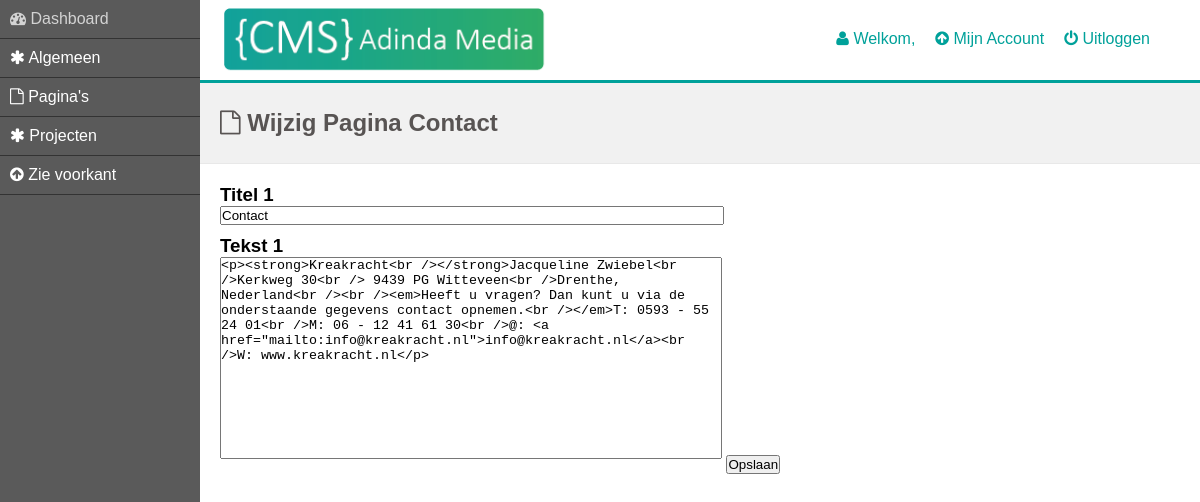
The app's page /kreakracht.nl/public_html/cms/EditContact.php (signed in) with its own data.
### tables this page shows
CREATE TABLE IF NOT EXISTS `contact` (
  `paginaID` int(11) NOT NULL,
  `kop1` varchar(100) DEFAULT NULL,
  `text1` longtext
);

### kreakracht.nl/public_html/cms/EditContact.php (the view, shortened to what this page needs)
<?php
include ('db_include.php');
				?>
<?php
if ($conn === FALSE)
{
	echo "<p>Unable to connect to the database server.</p>" . "<p>Error code " . mysqli_errno() . ": " . mysqli_error() . "</p>";
} else
{
	$TableName = "contact";
	$SQLstring = "SELECT * FROM $TableName";
	$sql = mysqli_query($conn, $SQLstring);
	$Message = mysqli_fetch_array($sql);
	if ($Message === FALSE)
	{
		echo "Unable to execute the query." . "Error code " . mysqli_errno($conn) . ": " . mysqli_error($conn) . "";
	} else if (mysqli_num_rows($sql) == 0)
	{
		$value1 = "Geen gegevens";
		$value2 = "Geen gegevens";
	} else
	{
		$value1 = $Message['kop1'];
		$value2 = $Message['text1'];
	}
}
			?>
<!DOCTYPE html>
<html>
	<head>
		<link rel="stylesheet" href="css/dashboard.css">
		<link rel="stylesheet" href="font-awesome-4.6.3/css/font-awesome.min.css">
	</head>
	<body>
		<?php include ('includeMenu.php'); ?>
		<div id="container">
			<?php include ('includeHead.php'); ?>
			<div id="content">
				<h2><i class="fa fa-file-o" aria-hidden="true"></i> Wijzig Pagina Contact</h2>
					<form  method="post" action="#" class="formPage">
						<h3>Titel 1</h3>
						<input type="text" name="kop1" class="editBox" value="<?php echo $value1; ?>" /><br>
						<h3>Tekst 1</h3>
						<textarea name="text1" class="editArea"><?php echo $value2; ?></textarea>
					<input type="submit" name="update" class="updateBtn" value="Opslaan" />
				</form>
			</div>
		</div>
	</body>
</html>

### kreakracht.nl/public_html/cms/css/dashboard.css (style rules this page uses)
* { margin: 0; padding: 0; }
body, html { height: 100%; font-family: arial; }
#container { float: left; width: 100%; min-height: 100%; }
#content { float: left; width: 100%; height: auto; }
.formPage { margin-left: 220px; }
h2 { background-color: #F1F1F1; color: #585453; height: 80px; padding-left: 220px; line-height: 80px; margin-bottom: 20px; border-bottom: 1px solid #E8E8E8; }
.editBox { width: 500px; margin-bottom: 10px; }
.editArea { width: 500px; height: 200px; resize: none; margin-bottom: 10px; }

### records on screen
contact: kop1 "Contact", text1 "<p><strong>Kreakracht<br /></strong>Jacqueline Zwiebel<br />Kerkweg 30<br /> 9439 PG Witteveen<br />Drenthe, Nederland<br /><br /><em>Heeft u vragen? Dan kunt u via de onderstaande gegevens contact opnemen.<br /></em>T: 0593 - 55 24 01<br />M: 06 - 12 41 61 30<br />@: <a href=\"mailto:info@kreakracht.nl\">info@kreakracht.nl</a><br />W: www.kreakracht.nl</p>"
